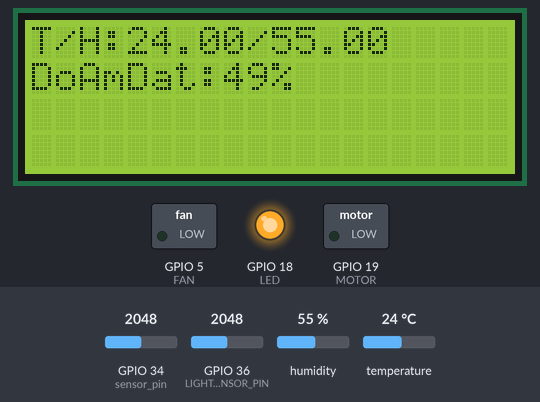
The program below on a simulated ESP32. Shown: 20×4 character LCD, switched loads named in the program (green lamp = pin HIGH), output pins drawn as LEDs (lit = HIGH). Inputs (shaded band) come from the test bench; at power-on: GPIO 34 (sensor_pin) = 2048, GPIO 36 (LIGHT_SENSOR_PIN) = 2048, humidity 55 %, temperature 24 °C. WiFi joins after 1.5 s; servers stay silent unless stated; the Firebase database answers and starts empty; what the program prints to the serial monitor is not drawn.

Above: at 2.8 s.
2.9 s: GPIO 34 (sensor_pin) set to 3612
At 3.9 s:
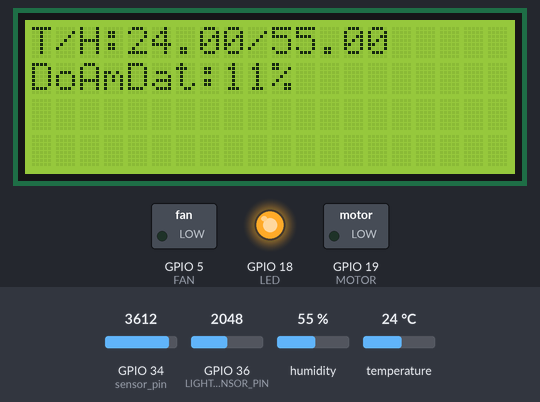
4.9 s: GPIO 34 (sensor_pin) set to 3717
At 6.2 s:
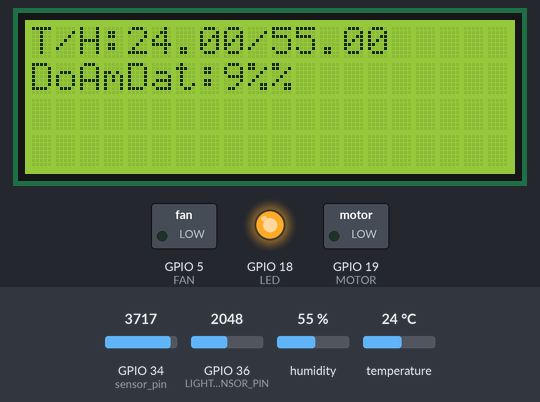
7.4 s: GPIO 36 (LIGHT_SENSOR_PIN) set to 1072
9.4 s: GPIO 36 (LIGHT_SENSOR_PIN) set to 947
At 11.4 s:
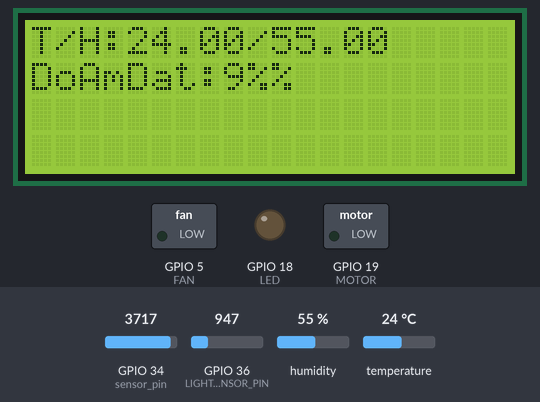
12.2 s: humidity set to 22 %
At 15.7 s:
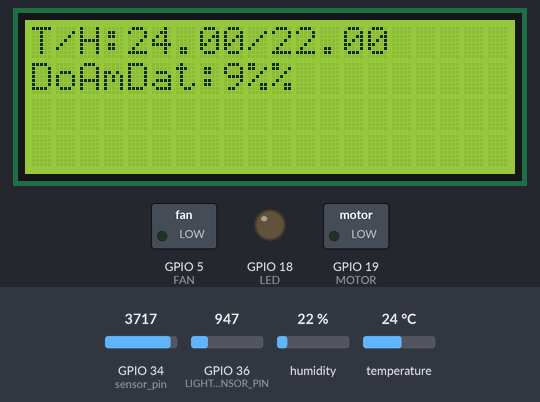
16.1 s: GPIO 34 (sensor_pin) set to 2866
At 18.0 s:
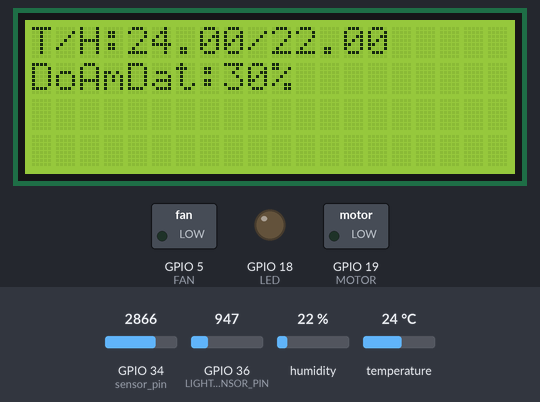
Timing chart, 0 to 19.5 s (numbered marks = the images above; inputs shaded):
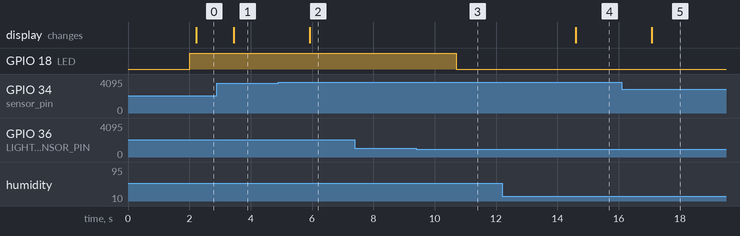

Measured:
- the behaviour switches between 3685 and 3686 on GPIO 34 (sensor_pin) (found by bisection; images 1 and 2)
- the behaviour switches between 1001 and 1000 on GPIO 36 (LIGHT_SENSOR_PIN) (found by bisection; images 2 and 3)
- after the input at 2.9 s, the display: changes after 0.55 s (image 1)
- after the input at 4.9 s, the display: changes after 1.0 s (image 2)
- after the input at 9.4 s, GPIO 18 (LED): HIGH → LOW after 1.3 s
- after the input at 12.2 s, the display: changes after 2.4 s (image 4)
- after the input at 16.1 s, the display: changes after 0.98 s (image 5)

The program:

main.cpp
```cpp
#include <Arduino.h>
#include <FirebaseESP32.h>
#include <WiFi.h>
#include <WiFiMulti.h>
#include <DHT.h>
#include <Adafruit_Sensor.h>
#include <Wire.h>
#include <LiquidCrystal_I2C.h>

WiFiMulti wifiMulti;

#define FIREBASE_HOST "greenhouse-16b3b-default-rtdb.firebaseio.com"
#define FIREBASE_AUTH "UKOpOrrgMQfJwbbm8Z13n2xbOSZcRg28tih0PP4I"

FirebaseData firebaseData;
FirebaseJson json;
FirebaseAuth auth;
FirebaseConfig config;

#define LIGHT_SENSOR_PIN A0 // ESP32 pin 4

#define DHTPIN 2
#define DHTTYPE DHT11
DHT dht(DHTPIN, DHTTYPE);

int moisture, sensor_analog;
const int sensor_pin = 34;  /* Soil moisture sensor O/P pin */

float hum;
float temp;

LiquidCrystal_I2C lcd(0x27,20,4);
// SDA 21
// SCL 22

#define LED 18
#define MOTOR 19
#define FAN 5

String mainN = "";

int a, b, c, x, y, z, lightVal;

void setup() {

  wifiMulti.addAP("PTIT.HCM_SV", "");
  wifiMulti.addAP("PTIT.HCM_CanBo", "");
  wifiMulti.addAP("ThaiBao", "0869334749");


  pinMode(LED, OUTPUT );
  pinMode(MOTOR, OUTPUT);
  pinMode(FAN, OUTPUT);

  Serial.begin(115200);
  // Set up DHT11
  dht.begin();

  // Set up LCD_I2C
  lcd.init();
  lcd.backlight();

  Serial.print("Connecting...");
  while (wifiMulti.run() != WL_CONNECTED)
  {
    Serial.print(".");
    delay(300);
  }
  Serial.println();
  Serial.print("IP Address: ");
  Serial.println(WiFi.localIP());
  Serial.println();
  Firebase.begin(FIREBASE_HOST, FIREBASE_AUTH);
  Firebase.reconnectWiFi(true);

  Firebase.setReadTimeout(firebaseData, 1000*60);
  Firebase.setwriteSizeLimit(firebaseData, "tiny");


  config.api_key = FIREBASE_AUTH;
  config.database_url = FIREBASE_HOST;
}

void loop() {

  x = digitalRead(LED);
  y = digitalRead(MOTOR);
  z = digitalRead(FAN);
  int analogValue = analogRead(LIGHT_SENSOR_PIN);


  if(Firebase.ready()){

    Serial.printf("status led: %s\n", Firebase.getInt(firebaseData, "/FirebaseIOT/status led")
      ? String(firebaseData.to<int>()).c_str()
      : firebaseData.errorReason().c_str());
    a = firebaseData.to<int>();
    Serial.printf("status motor: %s\n", Firebase.getInt(firebaseData, "/FirebaseIOT/status motor")
      ? String(firebaseData.to<int>()).c_str()
      : firebaseData.errorReason().c_str());
    b = firebaseData.to<int>();
    Serial.printf("status fan: %s\n", Firebase.getInt(firebaseData, "/FirebaseIOT/status fan")
      ? String(firebaseData.to<int>()).c_str()
      : firebaseData.errorReason().c_str());
    c = firebaseData.to<int>();

    Serial.println();
    Serial.println("------------------");
    Serial.println();

    if( a == 1 ){
      digitalWrite(LED, HIGH);
    }else{
      digitalWrite(LED, LOW);
    }
    if( b == 1){
      digitalWrite(MOTOR, HIGH);
    }else{
      digitalWrite(MOTOR, LOW);
    }
    if( c == 1){
      digitalWrite(FAN, HIGH);
    }else{
      digitalWrite(FAN, LOW);
    }
  }

  if(analogValue > 1000){
    digitalWrite(LED, HIGH);
  }

  Serial.printf("light sensor ( Analog )  %s\n", Firebase.getInt(firebaseData, "/FirebaseIOT/light sensor ( Analog )") ? String(firebaseData.to<int>()).c_str() : firebaseData.errorReason().c_str());
  lightVal = firebaseData.to<int>();


  sensor_analog = analogRead(sensor_pin);
  moisture = ( 100 - ( (sensor_analog/4095.00) * 100 ) );
  Serial.print("Moisture = ");
  Serial.print(moisture);  /* Print Temperature on the serial window */
  Serial.println("%");

  hum = dht.readHumidity();
  temp = dht.readTemperature();

  if (isnan(hum) || isnan(temp)  ){
    Serial.println(F("Failed to read from DHT sensor!"));
    return;
  }else{
    lcd.setCursor(0,0);
    lcd.print("T/H:");
    lcd.print(temp);
    lcd.print("/");
    lcd.print(hum);

    lcd.setCursor(0,1);
    lcd.print("DoAmDat:");
    lcd.print(moisture);
    lcd.print("%");
  }

  Serial.print("Temperature: ");
  Serial.print(temp);
  Serial.print("°C");
  Serial.print(" Humidity: ");
  Serial.print(hum);
  Serial.print("%");
  Serial.println();
  Serial.println("----------------------------------------");

  Firebase.setFloat(firebaseData, "/FirebaseIOT/temperature", temp);
  Firebase.setFloat(firebaseData, "/FirebaseIOT/humidity", hum);
  Firebase.setFloat(firebaseData, "/FirebaseIOT/moisture", moisture);
  Firebase.setFloat(firebaseData, "/FirebaseIOT/light sensor ( Analog )", analogValue);
  // Firebase.setString(firebaseData, "/FirebaseIOT/light", lightValue);

}
```
